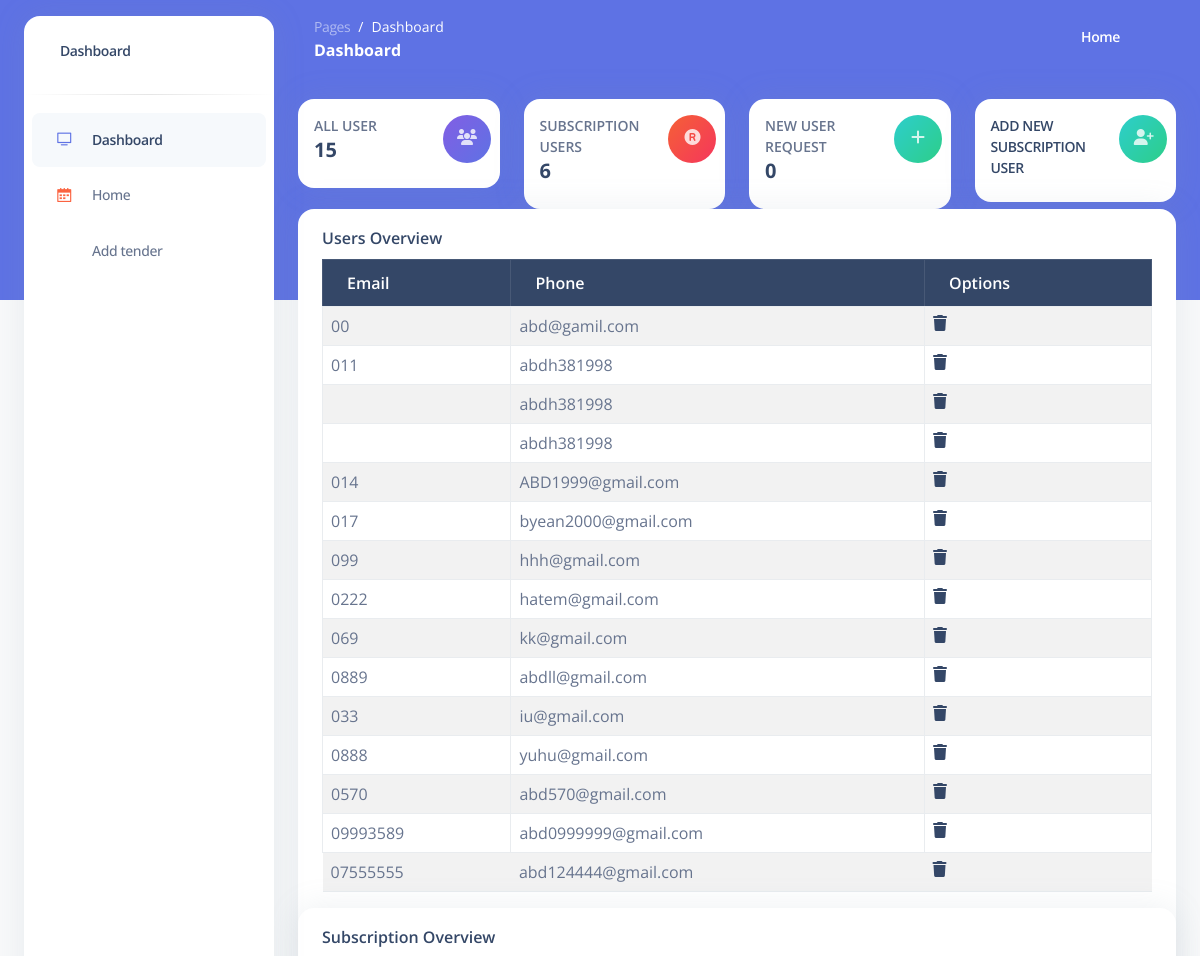
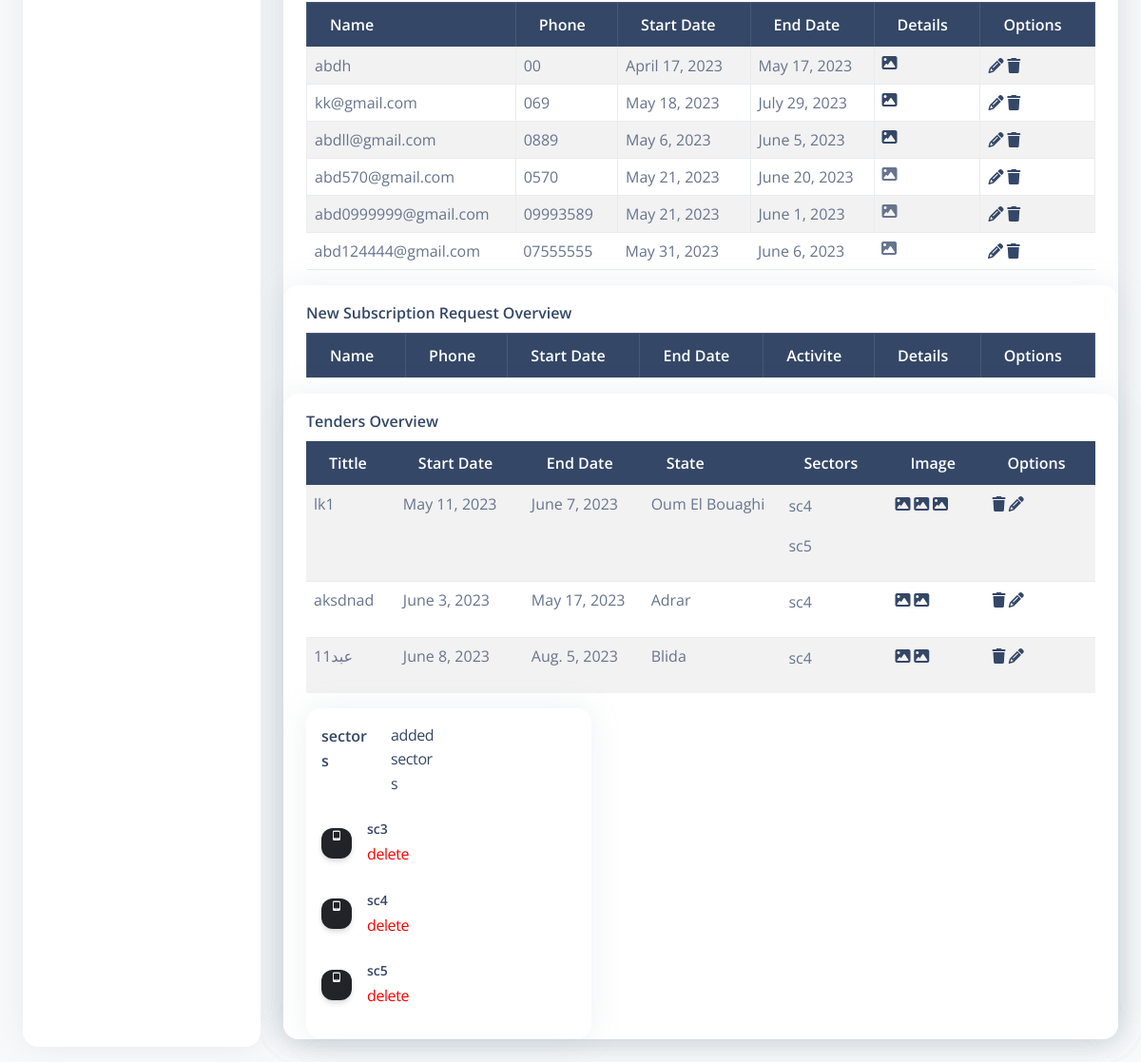
Page /en/dashboard (signed in) on the earlier database version (2 pictures, top to bottom).
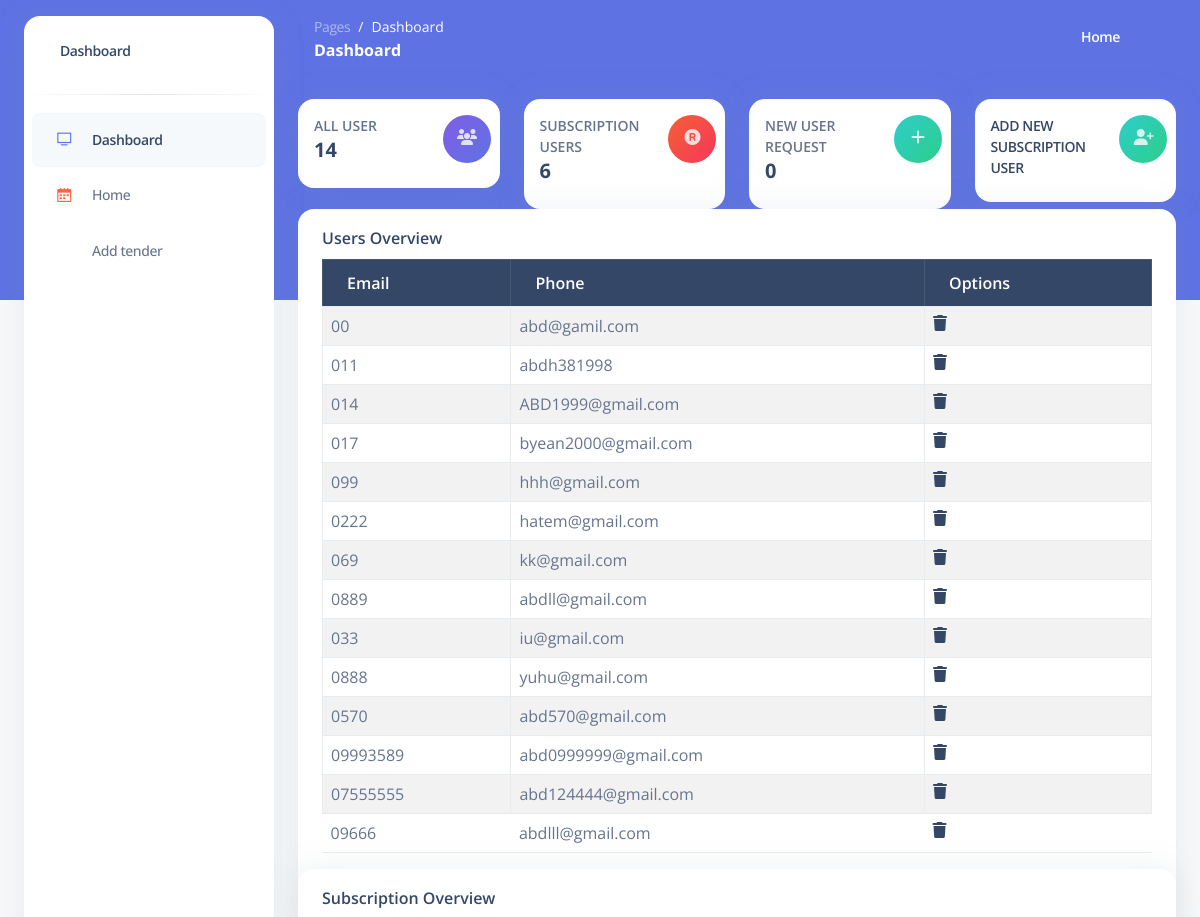
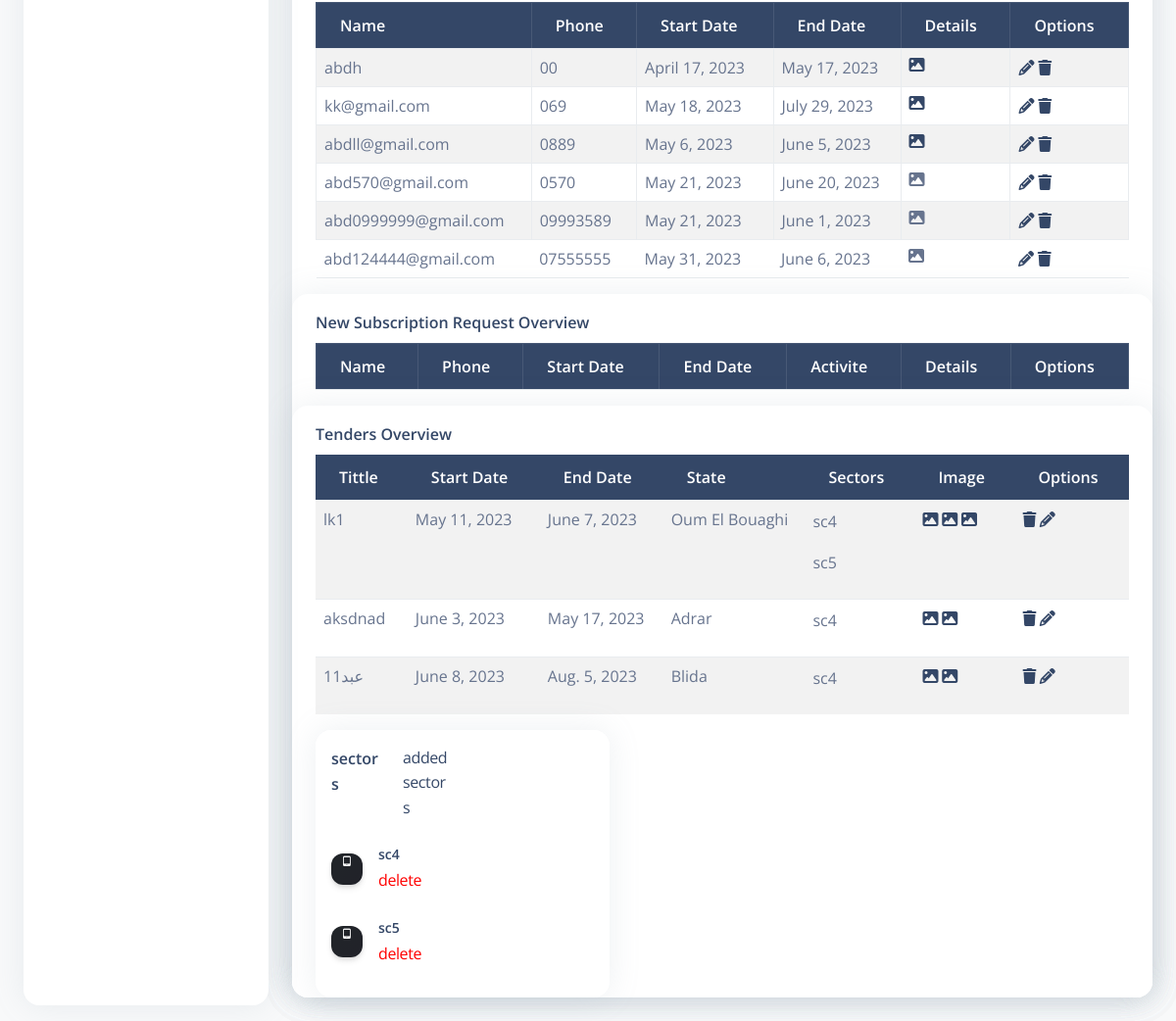
Same page on the later database version (2 pictures, top to bottom).
### accounts/models.py (models this page shows, shortened)
class CustomUser(AbstractUser):
    phone_number = models.CharField(max_length=20)

class Subscription(models.Model):
    user = models.OneToOneField(CustomUser, on_delete=models.CASCADE)
    tittle=models.CharField(max_length=150, blank=True,null=True )
    plan = models.ManyToManyField(Choice)
    start_date = models.DateField()
    end_date = models.DateField()
    activite=models.BooleanField(default=False)
    img_transition = models.ImageField(upload_to='images/',null=True, blank=True)

class tender(models.Model):
    tittle=models.CharField(max_length=150)
    tittle_ar=models.CharField(max_length=150,blank=True,null=True)
    start_date = models.DateField(blank=True, null=True)
    end_time=models.DateField()
    state=models.CharField(max_length=150)
    city=models.CharField(max_length=150,blank=True, null=True)
    type_Name=models.ManyToManyField(Type_tender)
    sectoer = models.ManyToManyField(Choice)
    activity=models.BooleanField(default=False)

class Choice(models.Model):
    name = models.CharField(max_length=50 ,choices=SECTOER_CHOICES)

class File(models.Model):
    tender = models.ForeignKey(tender, on_delete=models.CASCADE)
    file = models.ImageField(upload_to='tender/')

### accounts/views.py (the view)
# urls.py: path('dashboard', Dashboard, name='dashboard'),
def Dashboard(request):
    if not request.user.is_superuser:
        return redirect('Home')
    if request.method =="POST":
         tenders = get_object_or_404(tender, pk=id)
    if request.method == 'POST':
        image=request.FILES.get("image")
        if image == None:
            title = request.POST.get('tittle')
            start_date = request.POST.get('start_date')
            end_date = request.POST.get('end_date')
            state = request.POST.get('state')
            results = tender.objects.filter(id=id )
            image_url = results.img_tender.url
            tenders.tittle = title
            tenders.start_date = start_date
            tenders.end_time = end_date
            tenders.state = state
            tenders.img_tender = image_url
            tenders.activity = False
            tenders.save()
            return redirect(Dashboard)
        else:
            title = request.POST.get('tittle')
            start_date = request.POST.get('start_date')
            end_date = request.POST.get('end_date')
            state = request.POST.get('state')
            image=request.FILES.get("image")
            tenders.tittle = title
            tenders.start_date = start_date
            tenders.end_time = end_date
            tenders.state = state
            tenders.img_tender = image
            tenders.activity = False
            tenders.save()
            return redirect(Dashboard)
    else:
        alluser=CustomUser.objects.all().count()
        activiteaccount=Subscription.objects.filter(activite=True).count()
        notactivites=Subscription.objects.filter(activite=False).count()
        Bassicaccount=Subscription.objects.filter(tittle="Basic").count()
        Plan1account=Subscription.objects.filter(tittle="plan1").count()
        Plan2account=Subscription.objects.filter(tittle="plan2").count()
        Plan3account=Subscription.objects.filter(tittle="plan3").count()
        Plan4account=Subscription.objects.filter(tittle="plan4").count()
        table_subscriptions_all = Subscription.objects.all()
        table_subscriptions_register = Subscription.objects.all().filter(activite=True)
        table_subscriptions_notactivite = Subscription.objects.all().filter(activite=False)
        table_tender_all = tender.objects.all()
        table_all_user=CustomUser.objects.all()
        Choice_list =Choice.objects.all()
        tender_file = File.objects.all()
        context={
            "alluser":alluser,
            "notactivites":notactivites,
            "activiteaccount":activiteaccount,
            "table_all_user":table_all_user,
            "Bassicaccount":Bassicaccount,
            "Plan1account":Plan1account,
            "Plan2account":Plan2account,
            "Plan3account":Plan3account,
            "Plan4account":Plan4account,
            "table_subscriptions_all":table_subscriptions_all,
            "table_subscriptions_register":table_subscriptions_register,
            "table_subscriptions_notactivite":table_subscriptions_notactivite,
            "table_tender_all":table_tender_all,
            "Choice_list":Choice_list,
            "tender_file":tender_file
        }
        return render(request,"dasboard/dashboard.html",context)

### templates/dasboard/dashboard.html (shortened to what the changed rows need)
{% load static %}
{% load i18n %}
<html lang="en">
<head>
  <link   href="{% static  'assets_dasboard/assets/css/nucleo-icons.css' %}" rel="stylesheet" />
  <link   href="{% static  'assets_dasboard/assets/css/nucleo-svg.css' %}" rel="stylesheet" />
  <link   href="{% static  'assets_dasboard/assets/css/nucleo-svg.css' %}" rel="stylesheet" />
  <link rel="stylesheet" href="{% static  'assets_dasboard/assets/css/argon-dashboard.css' %}"  />
</head>
<body class="g-sidenav-show   bg-gray-100">
  <main class="main-content position-relative border-radius-lg ">
    <div class="container-fluid py-4">
      <div class="row">
        <div class="col-xl-3 col-sm-6 mb-xl-0 mb-4">
          <div class="card">
            <div class="card-body p-3">
              <div class="row">
                <div class="col-8">
                  <div class="numbers">
                    <p class="text-sm mb-0 text-uppercase font-weight-bold">All user</p>
                    <h5 class="font-weight-bolder">
                      {{alluser}}
                    </h5>
                  </div>
                </div>
              </div>
            </div>
          </div>
        </div>
      </div>
     <div class="row ">
      <div class="col-lg-12 mb-lg-0 mb-4">
        <div class="card z-index-2 h-100">
          <div class="container">
          <div class="row">
            <div class="col-12">
              <div class="data_table">
                <div class="table-responsive">
                  <table id="example3" class="table table-striped table-bordered">
                      <thead class="table-dark">
                          <tr>
                              <th>email</th>
                              <th>Phone</th>
                              <th>options</th>
                          </tr>
                      </thead>
                      <tbody>
                        {% for table in table_all_user  %}
                          <tr>
                              <td>{{table.phone_number}}</td>
                              <td>{{table.email}}</td>
                              <td>
                                <a href="{% url 'delete_basic_user_from_dashboard' id=table.id %}">  <i class="fa-sharp fa-solid fas fa-trash"></i> </a>
                              </td>
                          </tr>
                        {% endfor %}
                      </tbody>
                  </table>
                </div>
            </div>
        </div>
      </div>
    </div>
      <div class="row ">
        <div class="col-lg-12 mb-lg-0 mb-4">
          <div class="card z-index-2 h-100">
            <div class="container">
            <div class="row">
              <div class="col-12">
                <div class="data_table">
                  <div class="table-responsive">
                    <table id="example" class="table table-striped table-bordered">
                        <thead class="table-dark">
                            <tr>
                                <th>Name</th>
                                <th>Phone</th>
                                <th>Start date</th>
                                <th>End date</th>
                                <th>Details</th>
                                <th>Options</th>
                            </tr>
                        </thead>
                        <tbody>
                          {% for table in table_subscriptions_all  %}
                            <tr>
                                <td>{{table.user}}</td>
                                <td>{{table.user.phone_number}}</td>
                                <td>{{table.start_date}}</td>
                                <td>{{table.end_date}}</td>
                                {% if table.img_transition  %}
                                   <td><a target="_blank" href="{{table.img_transition.url}}" ><i class="fas fa-image"> </li></a></td>
                                {% endif %}
                                {% if not  table.img_transition  %}
                                   <td><a target="_blank"  ><i class="fas fa-image"> </li></a></td>
                                {% endif %}
                                <td>
                                  <a href="" data-bs-toggle="modal" data-bs-target="#mymodals{{ table.id }}"><i class="fa fa-pencil"></i></a>
                                  <a href="{% url 'delect_usersubration_dashboard' id=table.id %}">  <i class="fa-sharp fa-solid fas fa-trash"></i> </a>
                                </td>
                            </tr>
                          {% endfor %}
                        </tbody>
                    </table>
                  </div>
              </div>
          </div>
        </div>
      </div>
      <div class="row ">
        <div class="col-lg-12 mb-lg-0 mb-4">
          <div class="card z-index-2 h-100">
            <div class="container">
            <div class="row">
              <div class="col-12">
                <div class="data_table">
                  <div class="table-responsive">
                    <table id="example" class="table table-striped table-bordered">
                        <thead class="table-dark">
                            <tr>
                                <th>Name</th>
                                <th>Phone</th>
                                <th>Start date</th>
                                <th>End date</th>
                                <th>Activite</th>
                                <th>Details</th>
                                <th>Options</th>
                            </tr>
                        </thead>
                    </table>
                  </div>
              </div>
          </div>
        </div>
      </div>
      <div class="row ">
        <div class="col-lg-12 mb-lg-0 mb-4">
          <div class="card z-index-2 h-100">
            <div class="container">
            <div class="row">
              <div class="col-12">
                <div class="data_table2">
                  <div class="table-responsive">
                    <table id="example2" class="table table-striped ">
                        <thead class="table-dark">
                            <tr>
                                <th>tittle</th>
                                <th>Start date</th>
                                <th>End date</th>
                                <th>state</th>
                                <th>Sectors</th>
                                <th>image</th>
                                <th>Options</th>
                            </tr>
                        </thead>
                        <tbody>
                          {% for table in table_tender_all  %}
                            <tr>
                                <td>{{table.tittle}}</td>
                                <td>{{table.start_date}}</td>
                                <td>{{table.end_time}}</td>
                                <td>{{table.state}}</td>
                                <td>
                                  {% for t in table.sectoer.all %}
                                    <p>{{t.name}}</p>
                                  {% endfor %}
                                </td>
                               <td>
                                  {% for file in table.file_set.all %}
                                  <a target="_blank" href="{{file.file.url}}"><i class="fas fa-image"></i></a>
                                  {% endfor %}
                               </td>
                                <td>
                                  <a href="{% url 'delect_user_dashboard' id=table.id %}">  <i class="fa-sharp fa-solid fas fa-trash"></i> </a>
                                  <a href="" data-bs-toggle="modal" data-bs-target="#mymodal{{ table.id }}"><i class="fa fa-pencil"></i></a>
                               </td>
                            </tr>
                          {% endfor %}
                        </tbody>
                    </table>
                  </div>
              </div>
          </div>
        </div>
        <div class="col-lg-5">
          <div class="card" style="width:300px;">
            <div class="card-body p-3">
              <ul class="list-group">
               {% for c in Choice_list %}
                <li class="list-group-item border-0 d-flex justify-content-between ps-0 mb-2 border-radius-lg">
                  <div class="d-flex align-items-center">
                    <div class="icon icon-shape icon-sm me-3 bg-gradient-dark shadow text-center">
                      <i class="ni ni-mobile-button text-white opacity-10"></i>
                    </div>
                    <div class="d-flex flex-column">
                      <h6 class="mb-1 text-dark text-sm">{{c.name}}</h6>
                      <a href="{% url 'delect_setore_dashboard' id=c.id %}"  style="color:red;"  >    delete </a>
                    </div>
                  </div>
                </li>
               {% endfor %}
              </ul>
            </div>
          </div>
        </div>
      </div>
    </div>
  </main>
</body>
</html>

Differences in the rows shown:
removed CustomUser: email "abdh381998"
removed CustomUser: email "abdh381998"
removed Choice: name "sc3", shown under "sectors"
added CustomUser: phone_number "09666", email "abdlll@gmail.com"
Other differences:
{{ alluser }}: "15" → "14"
